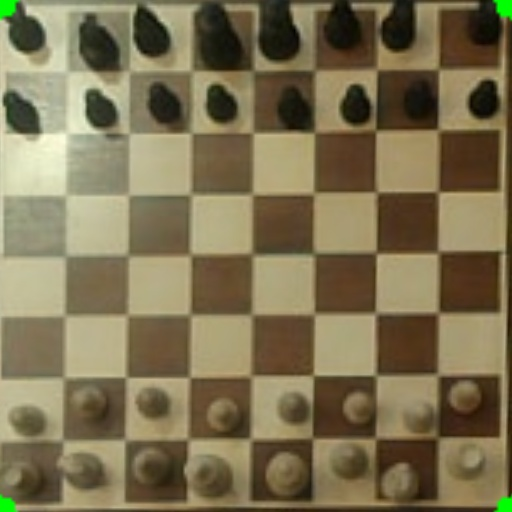
#> input picture 3.jpg, 512 x 512 px, found by its file name
$ python wycinacz.py
#> lines starting #> are read from the running program, lines starting #| are printed output that depends on the picture
import cv2 as cv
import os

img = cv.imread("3.jpg")
#> img is the input picture: shape (512, 512, 3); mean B, G, R 82, 114, 125.3

# --- parametry ---
board_size = 512     # szerokość/wysokość całego obrazu
num_squares = 8      # 8x8
square_size = board_size // num_squares  # 64 piksele

# --- upewnij się, że obraz jest 512x512 ---
img = cv.resize(img, (board_size, board_size))

# --- folder do zapisu ---
os.makedirs("pola", exist_ok=True)

counter = 0
for row in range(num_squares):
    for col in range(num_squares):
        # współrzędne pola (y1:y2 , x1:x2)
        y1 = row * square_size
        y2 = (row + 1) * square_size
        x1 = col * square_size
        x2 = (col + 1) * square_size

        crop = img[y1:y2, x1:x2]
        cv.imwrite(f"pola/{row}_{col}.jpg", crop)
        counter += 1
#> this loop made 8 passes
#> pass 1, `cv.imwrite(f"pola/{row}_{col}.jpg", crop)`:
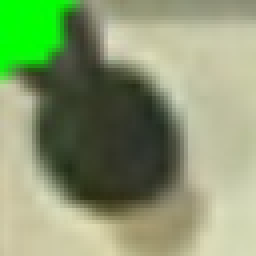
#> saved as 0_0.jpg: shape (64, 64, 3) (shown 4 times larger); mean B, G, R 111.7, 153.4, 136.2
#> pass 1, `cv.imwrite(f"pola/{row}_{col}.jpg", crop)`:
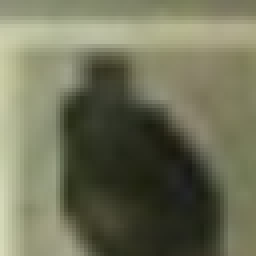
#> saved as 0_1.jpg: shape (64, 64, 3) (shown 4 times larger); mean B, G, R 88.8, 113.5, 111.9
#> pass 1, `cv.imwrite(f"pola/{row}_{col}.jpg", crop)`:
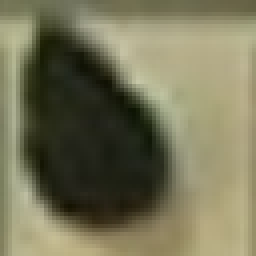
#> saved as 0_2.jpg: shape (64, 64, 3) (shown 4 times larger); mean B, G, R 87.7, 116, 118.4
#> pass 1, `cv.imwrite(f"pola/{row}_{col}.jpg", crop)`:
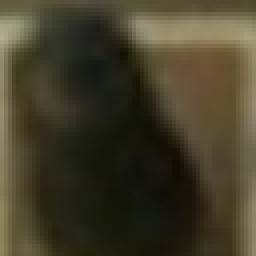
#> saved as 0_3.jpg: shape (64, 64, 3) (shown 4 times larger); mean B, G, R 41.7, 61.7, 66.8
#> after the loop, counter = 64

print(f"Zapisano {counter} plików 64x64 do folderu 'pola/'")
#| Zapisano 64 plików 64x64 do folderu 'pola/'

$ run again, with 2.jpg copied over 3.jpg
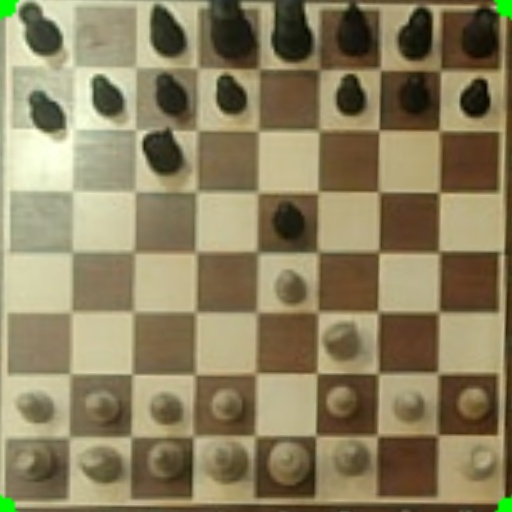
#> input picture 2.jpg, 512 x 512 px, found by its file name
#> img is the input picture: shape (512, 512, 3); mean B, G, R 95.1, 128.5, 139.8
#> the loop `for row in range(num_squares):` made 8 passes
#> pass 1, `cv.imwrite(f"pola/{row}_{col}.jpg", crop)`:
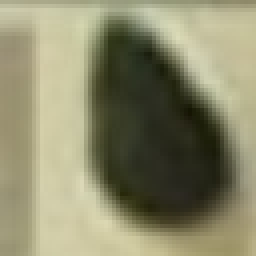
#> saved as 0_2.jpg: shape (64, 64, 3) (shown 4 times larger); mean B, G, R 107.1, 137.2, 139.1
#> pass 1, `cv.imwrite(f"pola/{row}_{col}.jpg", crop)`:
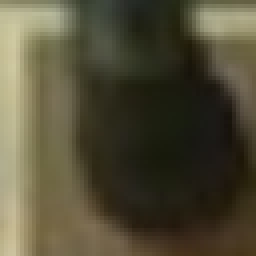
#> saved as 0_3.jpg: shape (64, 64, 3) (shown 4 times larger); mean B, G, R 55.5, 77.1, 82.2
#> after the loop `for row in range(num_squares):`: counter = 64
#| Zapisano 64 plików 64x64 do folderu 'pola/'

$ run again, with 1.png saved as 3.jpg
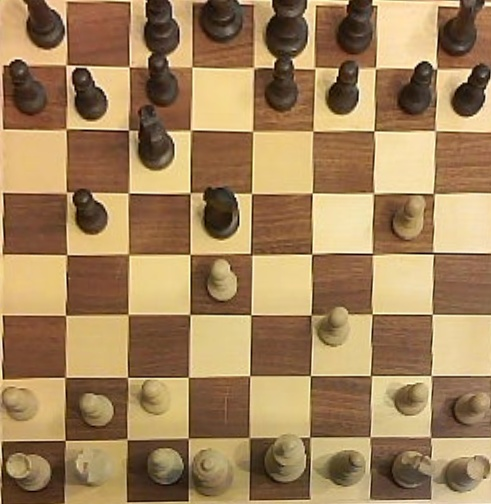
#> input picture 1.png, 491 x 504 px, found by its file name
#> img is the input picture: shape (504, 491, 3); mean B, G, R 91.2, 131.1, 162.2
#> img: shape (512, 512, 3)
#> the loop `for row in range(num_squares):` made 8 passes
#> pass 1, `cv.imwrite(f"pola/{row}_{col}.jpg", crop)`:
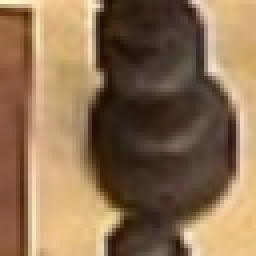
#> saved as 0_2.jpg: shape (64, 64, 3) (shown 4 times larger); mean B, G, R 81.5, 110.5, 138.8
#> pass 1, `cv.imwrite(f"pola/{row}_{col}.jpg", crop)`:
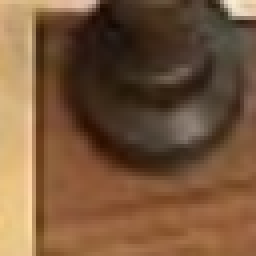
#> saved as 0_3.jpg: shape (64, 64, 3) (shown 4 times larger); mean B, G, R 59.1, 86.4, 118.5
#> after the loop `for row in range(num_squares):`: counter = 64
#| Zapisano 64 plików 64x64 do folderu 'pola/'

$ run again, with 2.png saved as 3.jpg
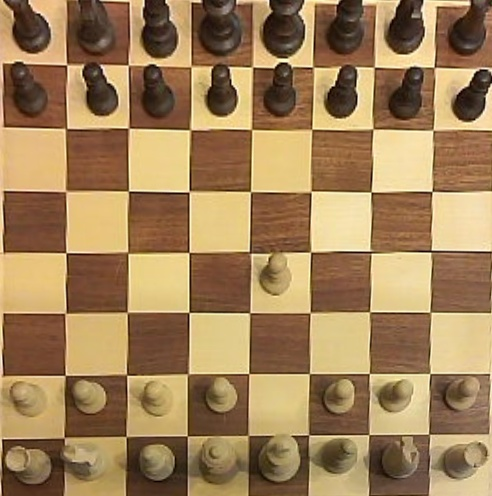
#> input picture 2.png, 492 x 496 px, found by its file name
#> img is the input picture: shape (496, 492, 3); mean B, G, R 88.9, 129.1, 160.3
#> img: shape (512, 512, 3)
#> the loop `for row in range(num_squares):` made 8 passes
#> pass 1, `cv.imwrite(f"pola/{row}_{col}.jpg", crop)`:
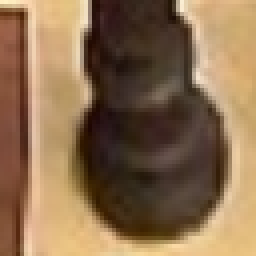
#> saved as 0_2.jpg: shape (64, 64, 3) (shown 4 times larger); mean B, G, R 79.2, 109.2, 138.4
#> pass 1, `cv.imwrite(f"pola/{row}_{col}.jpg", crop)`:
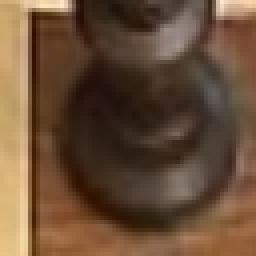
#> saved as 0_3.jpg: shape (64, 64, 3) (shown 4 times larger); mean B, G, R 55.7, 77.8, 104.5
#> after the loop `for row in range(num_squares):`: counter = 64
#| Zapisano 64 plików 64x64 do folderu 'pola/'
